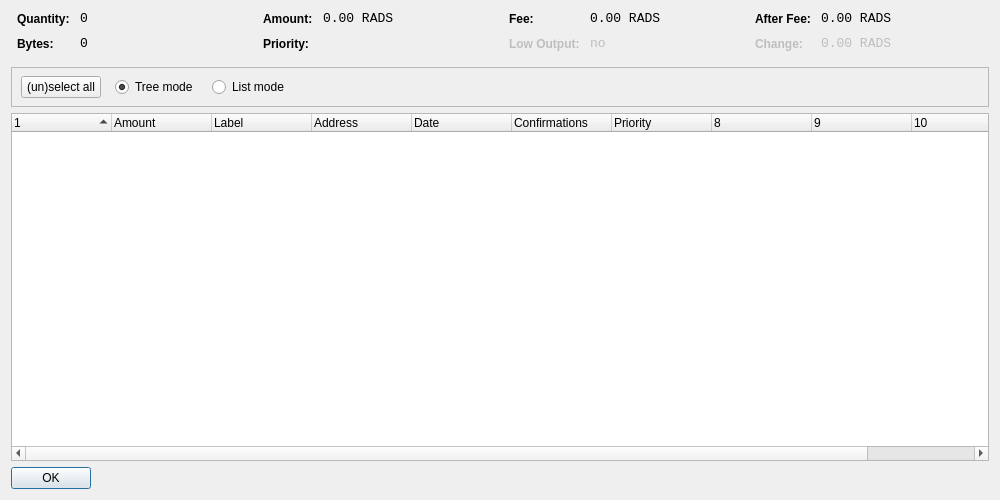
<?xml version="1.0" encoding="UTF-8"?>
<ui version="4.0">
 <class>CoinControlDialog</class>
 <widget class="QDialog" name="CoinControlDialog">
  <property name="geometry">
   <rect>
    <x>0</x>
    <y>0</y>
    <width>1000</width>
    <height>500</height>
   </rect>
  </property>
  <property name="windowTitle">
   <string>Coin Control</string>
  </property>
  <layout class="QVBoxLayout" name="verticalLayout">
   <item>
    <layout class="QHBoxLayout" name="horizontalLayoutTop" stretch="0,0,0,0">
     <property name="topMargin">
      <number>0</number>
     </property>
     <property name="bottomMargin">
      <number>10</number>
     </property>
     <item>
      <layout class="QFormLayout" name="formLayoutCoinControl1">
       <property name="horizontalSpacing">
        <number>10</number>
       </property>
       <property name="verticalSpacing">
        <number>10</number>
       </property>
       <property name="leftMargin">
        <number>6</number>
       </property>
       <property name="rightMargin">
        <number>6</number>
       </property>
       <item row="0" column="0">
        <widget class="QLabel" name="labelCoinControlQuantityText">
         <property name="styleSheet">
          <string notr="true">font-weight:bold;</string>
         </property>
         <property name="text">
          <string>Quantity:</string>
         </property>
        </widget>
       </item>
       <item row="0" column="1">
        <widget class="QLabel" name="labelCoinControlQuantity">
         <property name="font">
          <font>
           <family>Monospace</family>
           <pointsize>10</pointsize>
          </font>
         </property>
         <property name="cursor">
          <cursorShape>IBeamCursor</cursorShape>
         </property>
         <property name="contextMenuPolicy">
          <enum>Qt::ActionsContextMenu</enum>
         </property>
         <property name="text">
          <string notr="true">0</string>
         </property>
         <property name="textInteractionFlags">
          <set>Qt::LinksAccessibleByMouse|Qt::TextSelectableByKeyboard|Qt::TextSelectableByMouse</set>
         </property>
        </widget>
       </item>
       <item row="1" column="0">
        <widget class="QLabel" name="labelCoinControlBytesText">
         <property name="styleSheet">
          <string notr="true">font-weight:bold;</string>
         </property>
         <property name="text">
          <string>Bytes:</string>
         </property>
        </widget>
       </item>
       <item row="1" column="1">
        <widget class="QLabel" name="labelCoinControlBytes">
         <property name="font">
          <font>
           <family>Monospace</family>
           <pointsize>10</pointsize>
          </font>
         </property>
         <property name="cursor">
          <cursorShape>IBeamCursor</cursorShape>
         </property>
         <property name="contextMenuPolicy">
          <enum>Qt::ActionsContextMenu</enum>
         </property>
         <property name="text">
          <string notr="true">0</string>
         </property>
         <property name="textInteractionFlags">
          <set>Qt::LinksAccessibleByMouse|Qt::TextSelectableByKeyboard|Qt::TextSelectableByMouse</set>
         </property>
        </widget>
       </item>
      </layout>
     </item>
     <item>
      <layout class="QFormLayout" name="formLayoutCoinControl2">
       <property name="horizontalSpacing">
        <number>10</number>
       </property>
       <property name="verticalSpacing">
        <number>10</number>
       </property>
       <property name="leftMargin">
        <number>6</number>
       </property>
       <property name="rightMargin">
        <number>6</number>
       </property>
       <item row="0" column="0">
        <widget class="QLabel" name="labelCoinControlAmountText">
         <property name="styleSheet">
          <string notr="true">font-weight:bold;</string>
         </property>
         <property name="text">
          <string>Amount:</string>
         </property>
        </widget>
       </item>
       <item row="0" column="1">
        <widget class="QLabel" name="labelCoinControlAmount">
         <property name="font">
          <font>
           <family>Monospace</family>
           <pointsize>10</pointsize>
          </font>
         </property>
         <property name="cursor">
          <cursorShape>IBeamCursor</cursorShape>
         </property>
         <property name="contextMenuPolicy">
          <enum>Qt::ActionsContextMenu</enum>
         </property>
         <property name="text">
          <string notr="true">0.00 RADS</string>
         </property>
         <property name="textInteractionFlags">
          <set>Qt::LinksAccessibleByMouse|Qt::TextSelectableByKeyboard|Qt::TextSelectableByMouse</set>
         </property>
        </widget>
       </item>
       <item row="1" column="0">
        <widget class="QLabel" name="labelCoinControlPriorityText">
         <property name="styleSheet">
          <string notr="true">font-weight:bold;</string>
         </property>
         <property name="text">
          <string>Priority:</string>
         </property>
        </widget>
       </item>
       <item row="1" column="1">
        <widget class="QLabel" name="labelCoinControlPriority">
         <property name="font">
          <font>
           <family>Monospace</family>
           <pointsize>10</pointsize>
          </font>
         </property>
         <property name="cursor">
          <cursorShape>IBeamCursor</cursorShape>
         </property>
         <property name="contextMenuPolicy">
          <enum>Qt::ActionsContextMenu</enum>
         </property>
         <property name="text">
          <string/>
         </property>
         <property name="textInteractionFlags">
          <set>Qt::LinksAccessibleByMouse|Qt::TextSelectableByKeyboard|Qt::TextSelectableByMouse</set>
         </property>
        </widget>
       </item>
      </layout>
     </item>
     <item>
      <layout class="QFormLayout" name="formLayoutCoinControl3">
       <property name="horizontalSpacing">
        <number>10</number>
       </property>
       <property name="verticalSpacing">
        <number>10</number>
       </property>
       <property name="leftMargin">
        <number>6</number>
       </property>
       <property name="rightMargin">
        <number>6</number>
       </property>
       <item row="0" column="0">
        <widget class="QLabel" name="labelCoinControlFeeText">
         <property name="styleSheet">
          <string notr="true">font-weight:bold;</string>
         </property>
         <property name="text">
          <string>Fee:</string>
         </property>
        </widget>
       </item>
       <item row="0" column="1">
        <widget class="QLabel" name="labelCoinControlFee">
         <property name="font">
          <font>
           <family>Monospace</family>
           <pointsize>10</pointsize>
          </font>
         </property>
         <property name="cursor">
          <cursorShape>IBeamCursor</cursorShape>
         </property>
         <property name="contextMenuPolicy">
          <enum>Qt::ActionsContextMenu</enum>
         </property>
         <property name="text">
          <string notr="true">0.00 RADS</string>
         </property>
         <property name="textInteractionFlags">
          <set>Qt::LinksAccessibleByMouse|Qt::TextSelectableByKeyboard|Qt::TextSelectableByMouse</set>
         </property>
        </widget>
       </item>
       <item row="1" column="0">
        <widget class="QLabel" name="labelCoinControlLowOutputText">
         <property name="enabled">
          <bool>false</bool>
         </property>
         <property name="styleSheet">
          <string notr="true">font-weight:bold;</string>
         </property>
         <property name="text">
          <string>Low Output:</string>
         </property>
        </widget>
       </item>
       <item row="1" column="1">
        <widget class="QLabel" name="labelCoinControlLowOutput">
         <property name="enabled">
          <bool>false</bool>
         </property>
         <property name="font">
          <font>
           <family>Monospace</family>
           <pointsize>10</pointsize>
          </font>
         </property>
         <property name="cursor">
          <cursorShape>IBeamCursor</cursorShape>
         </property>
         <property name="contextMenuPolicy">
          <enum>Qt::ActionsContextMenu</enum>
         </property>
         <property name="text">
          <string notr="true">no</string>
         </property>
         <property name="textInteractionFlags">
          <set>Qt::LinksAccessibleByMouse|Qt::TextSelectableByKeyboard|Qt::TextSelectableByMouse</set>
         </property>
        </widget>
       </item>
      </layout>
     </item>
     <item>
      <layout class="QFormLayout" name="formLayoutCoinControl4">
       <property name="horizontalSpacing">
        <number>10</number>
       </property>
       <property name="verticalSpacing">
        <number>10</number>
       </property>
       <property name="leftMargin">
        <number>6</number>
       </property>
       <property name="rightMargin">
        <number>6</number>
       </property>
       <item row="0" column="0">
        <widget class="QLabel" name="labelCoinControlAfterFeeText">
         <property name="styleSheet">
          <string notr="true">font-weight:bold;</string>
         </property>
         <property name="text">
          <string>After Fee:</string>
         </property>
        </widget>
       </item>
       <item row="0" column="1">
        <widget class="QLabel" name="labelCoinControlAfterFee">
         <property name="font">
          <font>
           <family>Monospace</family>
           <pointsize>10</pointsize>
          </font>
         </property>
         <property name="cursor">
          <cursorShape>IBeamCursor</cursorShape>
         </property>
         <property name="contextMenuPolicy">
          <enum>Qt::ActionsContextMenu</enum>
         </property>
         <property name="text">
          <string notr="true">0.00 RADS</string>
         </property>
         <property name="textInteractionFlags">
          <set>Qt::LinksAccessibleByMouse|Qt::TextSelectableByKeyboard|Qt::TextSelectableByMouse</set>
         </property>
        </widget>
       </item>
       <item row="1" column="0">
        <widget class="QLabel" name="labelCoinControlChangeText">
         <property name="enabled">
          <bool>false</bool>
         </property>
         <property name="styleSheet">
          <string notr="true">font-weight:bold;</string>
         </property>
         <property name="text">
          <string>Change:</string>
         </property>
        </widget>
       </item>
       <item row="1" column="1">
        <widget class="QLabel" name="labelCoinControlChange">
         <property name="enabled">
          <bool>false</bool>
         </property>
         <property name="font">
          <font>
           <family>Monospace</family>
           <pointsize>10</pointsize>
          </font>
         </property>
         <property name="cursor">
          <cursorShape>IBeamCursor</cursorShape>
         </property>
         <property name="contextMenuPolicy">
          <enum>Qt::ActionsContextMenu</enum>
         </property>
         <property name="text">
          <string notr="true">0.00 RADS</string>
         </property>
         <property name="textInteractionFlags">
          <set>Qt::LinksAccessibleByMouse|Qt::TextSelectableByKeyboard|Qt::TextSelectableByMouse</set>
         </property>
        </widget>
       </item>
      </layout>
     </item>
    </layout>
   </item>
   <item>
    <widget class="QFrame" name="frame">
     <property name="minimumSize">
      <size>
       <width>0</width>
       <height>40</height>
      </size>
     </property>
     <property name="frameShape">
      <enum>QFrame::StyledPanel</enum>
     </property>
     <property name="frameShadow">
      <enum>QFrame::Sunken</enum>
     </property>
     <widget class="QWidget" name="horizontalLayoutWidget">
      <property name="geometry">
       <rect>
        <x>10</x>
        <y>0</y>
        <width>781</width>
        <height>41</height>
       </rect>
      </property>
      <layout class="QHBoxLayout" name="horizontalLayoutPanel" stretch="0,0,0,0,0">
       <property name="spacing">
        <number>14</number>
       </property>
       <item>
        <widget class="QPushButton" name="pushButtonSelectAll">
         <property name="sizePolicy">
          <sizepolicy hsizetype="Maximum" vsizetype="Fixed">
           <horstretch>0</horstretch>
           <verstretch>0</verstretch>
          </sizepolicy>
         </property>
         <property name="text">
          <string>(un)select all</string>
         </property>
        </widget>
       </item>
       <item>
        <widget class="QRadioButton" name="radioTreeMode">
         <property name="sizePolicy">
          <sizepolicy hsizetype="Maximum" vsizetype="Fixed">
           <horstretch>0</horstretch>
           <verstretch>0</verstretch>
          </sizepolicy>
         </property>
         <property name="text">
          <string>Tree mode</string>
         </property>
         <property name="checked">
          <bool>true</bool>
         </property>
        </widget>
       </item>
       <item>
        <widget class="QRadioButton" name="radioListMode">
         <property name="sizePolicy">
          <sizepolicy hsizetype="Maximum" vsizetype="Fixed">
           <horstretch>0</horstretch>
           <verstretch>0</verstretch>
          </sizepolicy>
         </property>
         <property name="text">
          <string>List mode</string>
         </property>
        </widget>
       </item>
       <item>
        <spacer name="horizontalSpacer">
         <property name="orientation">
          <enum>Qt::Horizontal</enum>
         </property>
         <property name="sizeHint" stdset="0">
          <size>
           <width>40</width>
           <height>20</height>
          </size>
         </property>
        </spacer>
       </item>
      </layout>
     </widget>
    </widget>
   </item>
   <item>
    <widget class="CoinControlTreeWidget" name="treeWidget">
     <property name="contextMenuPolicy">
      <enum>Qt::CustomContextMenu</enum>
     </property>
     <property name="sortingEnabled">
      <bool>false</bool>
     </property>
     <property name="columnCount">
      <number>11</number>
     </property>
     <attribute name="headerShowSortIndicator" stdset="0">
      <bool>true</bool>
     </attribute>
     <attribute name="headerStretchLastSection">
      <bool>false</bool>
     </attribute>
     <column>
      <property name="text">
       <string/>
      </property>
     </column>
     <column>
      <property name="text">
       <string>Amount</string>
      </property>
     </column>
     <column>
      <property name="text">
       <string>Label</string>
      </property>
     </column>
     <column>
      <property name="text">
       <string>Address</string>
      </property>
     </column>
     <column>
      <property name="text">
       <string>Date</string>
      </property>
     </column>
     <column>
      <property name="text">
       <string>Confirmations</string>
      </property>
      <property name="toolTip">
       <string>Confirmed</string>
      </property>
     </column>
     <column>
      <property name="text">
       <string>Priority</string>
      </property>
     </column>
     <column>
      <property name="text">
       <string/>
      </property>
     </column>
     <column>
      <property name="text">
       <string/>
      </property>
     </column>
     <column>
      <property name="text">
       <string/>
      </property>
     </column>
     <column>
      <property name="text">
       <string/>
      </property>
     </column>
    </widget>
   </item>
   <item>
    <widget class="QDialogButtonBox" name="buttonBox">
     <property name="sizePolicy">
      <sizepolicy hsizetype="Maximum" vsizetype="Fixed">
       <horstretch>0</horstretch>
       <verstretch>0</verstretch>
      </sizepolicy>
     </property>
     <property name="orientation">
      <enum>Qt::Horizontal</enum>
     </property>
     <property name="standardButtons">
      <set>QDialogButtonBox::Ok</set>
     </property>
    </widget>
   </item>
  </layout>
 </widget>
 <customwidgets>
  <customwidget>
   <class>CoinControlTreeWidget</class>
   <extends>QTreeWidget</extends>
   <header>coincontroltreewidget.h</header>
  </customwidget>
 </customwidgets>
 <resources/>
 <connections/>
</ui>
